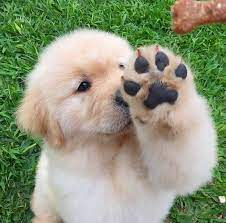
#> input picture OpenCV/C121/gold.jpg, 226 x 223 px, found by its file name
$ jupyter execute C146.ipynb   (older library calls are emulated)
#> lines starting #> are read from the running program, lines starting #| are printed output that depends on the picture
1.4.6 Image Gradients

[cell 1]
import cv2
import numpy as np
from matplotlib import pyplot as plt

[cell 2]
img = cv2.imread('gold.jpg',0)
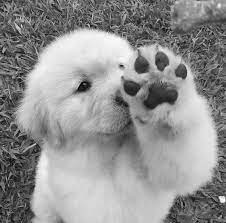
#> img: shape (223, 226); min 0, max 255, mean 145.9

[cell 3]
laplacian = cv2.Laplacian(img,cv2.CV_64F)
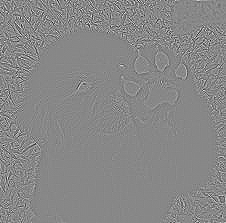
#> laplacian: shape (223, 226) float64; min -418, max 366, mean 0; drawn with min black and max white
sobelx = cv2.Sobel(img,cv2.CV_64F,1,0,ksize=5)
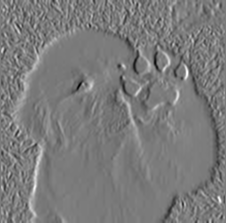
#> sobelx: shape (223, 226) float64; min -7434, max 7922, mean 9; drawn with min black and max white
sobely = cv2.Sobel(img,cv2.CV_64F,0,1,ksize=5)
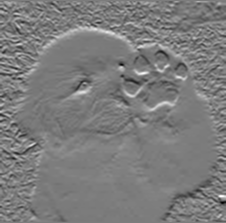
#> sobely: shape (223, 226) float64; min -6974, max 7339, mean 16.2; drawn with min black and max white

[cell 4]
plt.subplot(2,2,1),plt.imshow(img,cmap = 'gray')
plt.title('Original'), plt.xticks([]), plt.yticks([])
plt.subplot(2,2,2),plt.imshow(laplacian,cmap = 'gray')
plt.title('Laplacian'), plt.xticks([]), plt.yticks([])
plt.subplot(2,2,3),plt.imshow(sobelx,cmap = 'gray')
plt.title('Sobel X'), plt.xticks([]), plt.yticks([])
plt.subplot(2,2,4),plt.imshow(sobely,cmap = 'gray')
plt.title('Sobel Y'), plt.xticks([]), plt.yticks([])

[cell 5]
plt.show()

[cell 6]
img = cv2.imread('gold.jpg',0)

[cell 7]
# Output dtype = cv2.CV_8U
sobelx8u = cv2.Sobel(img,cv2.CV_8U,1,0,ksize=5)
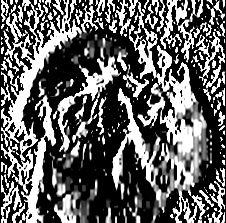
#> sobelx8u: shape (223, 226); min 0, max 255, mean 97.7

[cell 8]
# Output dtype = cv2.CV_64F. Then take its absolute and convert to cv2.CV_8U
sobelx64f = cv2.Sobel(img,cv2.CV_64F,1,0,ksize=5)
abs_sobel64f = np.absolute(sobelx64f)
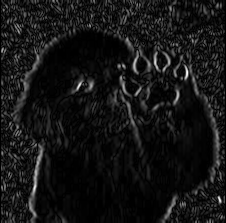
#> abs_sobel64f: shape (223, 226) float64; min 0, max 7922, mean 646.8; drawn with min black and max white
sobel_8u = np.uint8(abs_sobel64f)
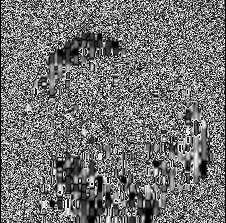
#> sobel_8u: shape (223, 226); min 0, max 255, mean 115.5

[cell 9]
plt.subplot(1,3,1),plt.imshow(img,cmap = 'gray')
plt.title('Original'), plt.xticks([]), plt.yticks([])
plt.subplot(1,3,2),plt.imshow(sobelx8u,cmap = 'gray')
plt.title('Sobel CV_8U'), plt.xticks([]), plt.yticks([])
plt.subplot(1,3,3),plt.imshow(sobel_8u,cmap = 'gray')
plt.title('Sobel abs(CV_64F)'), plt.xticks([]), plt.yticks([])
plt.show()
